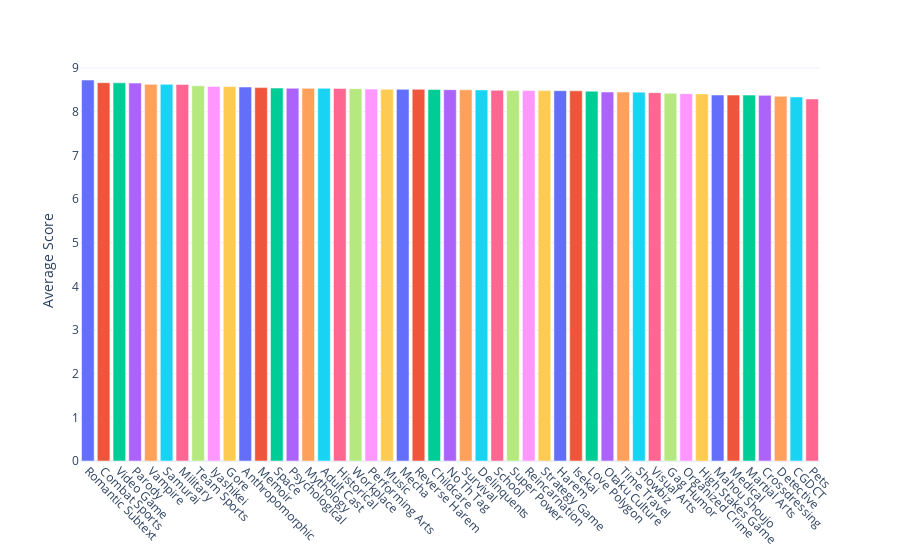

Notebook cell for this chart:
### Code cell
fig = px.bar(x = mean_themes.sort_values(ascending=False, by = "Mean of Score")["Theme"], 
             y = mean_themes.sort_values(ascending=False, by = "Mean of Score")["Mean of Score"], 
             color = mean_themes.sort_values(ascending=False, by = "Mean of Score")["Theme"], 
             template= "plotly_white")
fig.layout.update(showlegend = False, yaxis_title=" Average Score", xaxis_title=None)
fig.update_xaxes(tickangle=45)
fig.update_yaxes(tickvals = np.arange(0,10))
fig.show()

### Figure 1 — Plotly figure (JSON) as saved in the notebook; plotly's stock layout.template omitted (floating-point values rounded to 4 significant figures)
{"data": [{"alignmentgroup": "True", "hovertemplate": "color=Romantic Subtext<br>x=%{x}<br>y=%{y}<extra></extra>", "legendgroup": "Romantic Subtext", "marker": {"color": "#636efa", "pattern": {"shape": ""}}, "name": "Romantic Subtext", "offsetgroup": "Romantic Subtext", "orientation": "v", "showlegend": true, "textposition": "auto", "type": "bar", "x": ["Romantic Subtext"], "xaxis": "x", "y": [8.723], "yaxis": "y"}, {"alignmentgroup": "True", "hovertemplate": "color=Combat Sports<br>x=%{x}<br>y=%{y}<extra></extra>", "legendgroup": "Combat Sports", "marker": {"color": "#EF553B", "pattern": {"shape": ""}}, "name": "Combat Sports", "offsetgroup": "Combat Sports", "orientation": "v", "showlegend": true, "textposition": "auto", "type": "bar", "x": ["Combat Sports"], "xaxis": "x", "y": [8.663], "yaxis": "y"}, {"alignmentgroup": "True", "hovertemplate": "color=Video Game<br>x=%{x}<br>y=%{y}<extra></extra>", "legendgroup": "Video Game", "marker": {"color": "#00cc96", "pattern": {"shape": ""}}, "name": "Video Game", "offsetgroup": "Video Game", "orientation": "v", "showlegend": true, "textposition": "auto", "type": "bar", "x": ["Video Game"], "xaxis": "x", "y": [8.66], "yaxis": "y"}, {"alignmentgroup": "True", "hovertemplate": "color=Parody<br>x=%{x}<br>y=%{y}<extra></extra>", "legendgroup": "Parody", "marker": {"color": "#ab63fa", "pattern": {"shape": ""}}, "name": "Parody", "offsetgroup": "Parody", "orientation": "v", "showlegend": true, "textposition": "auto", "type": "bar", "x": ["Parody"], "xaxis": "x", "y": [8.653], "yaxis": "y"}, {"alignmentgroup": "True", "hovertemplate": "color=Vampire<br>x=%{x}<br>y=%{y}<extra></extra>", "legendgroup": "Vampire", "marker": {"color": "#FFA15A", "pattern": {"shape": ""}}, "name": "Vampire", "offsetgroup": "Vampire", "orientation": "v", "showlegend": true, "textposition": "auto", "type": "bar", "x": ["Vampire"], "xaxis": "x", "y": [8.625], "yaxis": "y"}, {"alignmentgroup": "True", "hovertemplate": "color=Samurai<br>x=%{x}<br>y=%{y}<extra></extra>", "legendgroup": "Samurai", "marker": {"color": "#19d3f3", "pattern": {"shape": ""}}, "name": "Samurai", "offsetgroup": "Samurai", "orientation": "v", "showlegend": true, "textposition": "auto", "type": "bar", "x": ["Samurai"], "xaxis": "x", "y": [8.625], "yaxis": "y"}, {"alignmentgroup": "True", "hovertemplate": "color=Military<br>x=%{x}<br>y=%{y}<extra></extra>", "legendgroup": "Military", "marker": {"color": "#FF6692", "pattern": {"shape": ""}}, "name": "Military", "offsetgroup": "Military", "orientation": "v", "showlegend": true, "textposition": "auto", "type": "bar", "x": ["Military"], "xaxis": "x", "y": [8.623], "yaxis": "y"}, {"alignmentgroup": "True", "hovertemplate": "color=Team Sports<br>x=%{x}<br>y=%{y}<extra></extra>", "legendgroup": "Team Sports", "marker": {"color": "#B6E880", "pattern": {"shape": ""}}, "name": "Team Sports", "offsetgroup": "Team Sports", "orientation": "v", "showlegend": true, "textposition": "auto", "type": "bar", "x": ["Team Sports"], "xaxis": "x", "y": [8.591], "yaxis": "y"}, {"alignmentgroup": "True", "hovertemplate": "color=Iyashikei<br>x=%{x}<br>y=%{y}<extra></extra>", "legendgroup": "Iyashikei", "marker": {"color": "#FF97FF", "pattern": {"shape": ""}}, "name": "Iyashikei", "offsetgroup": "Iyashikei", "orientation": "v", "showlegend": true, "textposition": "auto", "type": "bar", "x": ["Iyashikei"], "xaxis": "x", "y": [8.576], "yaxis": "y"}, {"alignmentgroup": "True", "hovertemplate": "color=Gore<br>x=%{x}<br>y=%{y}<extra></extra>", "legendgroup": "Gore", "marker": {"color": "#FECB52", "pattern": {"shape": ""}}, "name": "Gore", "offsetgroup": "Gore", "orientation": "v", "showlegend": true, "textposition": "auto", "type": "bar", "x": ["Gore"], "xaxis": "x", "y": [8.574], "yaxis": "y"}, {"alignmentgroup": "True", "hovertemplate": "color=Anthropomorphic<br>x=%{x}<br>y=%{y}<extra></extra>", "legendgroup": "Anthropomorphic", "marker": {"color": "#636efa", "pattern": {"shape": ""}}, "name": "Anthropomorphic", "offsetgroup": "Anthropomorphic", "orientation": "v", "showlegend": true, "textposition": "auto", "type": "bar", "x": ["Anthropomorphic"], "xaxis": "x", "y": [8.563], "yaxis": "y"}, {"alignmentgroup": "True", "hovertemplate": "color=Memoir<br>x=%{x}<br>y=%{y}<extra></extra>", "legendgroup": "Memoir", "marker": {"color": "#EF553B", "pattern": {"shape": ""}}, "name": "Memoir", "offsetgroup": "Memoir", "orientation": "v", "showlegend": true, "textposition": "auto", "type": "bar", "x": ["Memoir"], "xaxis": "x", "y": [8.55], "yaxis": "y"}, {"alignmentgroup": "True", "hovertemplate": "color=Space<br>x=%{x}<br>y=%{y}<extra></extra>", "legendgroup": "Space", "marker": {"color": "#00cc96", "pattern": {"shape": ""}}, "name": "Space", "offsetgroup": "Space", "orientation": "v", "showlegend": true, "textposition": "auto", "type": "bar", "x": ["Space"], "xaxis": "x", "y": [8.54], "yaxis": "y"}, {"alignmentgroup": "True", "hovertemplate": "color=Psychological<br>x=%{x}<br>y=%{y}<extra></extra>", "legendgroup": "Psychological", "marker": {"color": "#ab63fa", "pattern": {"shape": ""}}, "name": "Psychological", "offsetgroup": "Psychological", "orientation": "v", "showlegend": true, "textposition": "auto", "type": "bar", "x": ["Psychological"], "xaxis": "x", "y": [8.536], "yaxis": "y"}, {"alignmentgroup": "True", "hovertemplate": "color=Mythology<br>x=%{x}<br>y=%{y}<extra></extra>", "legendgroup": "Mythology", "marker": {"color": "#FFA15A", "pattern": {"shape": ""}}, "name": "Mythology", "offsetgroup": "Mythology", "orientation": "v", "showlegend": true, "textposition": "auto", "type": "bar", "x": ["Mythology"], "xaxis": "x", "y": [8.534], "yaxis": "y"}, {"alignmentgroup": "True", "hovertemplate": "color=Adult Cast<br>x=%{x}<br>y=%{y}<extra></extra>", "legendgroup": "Adult Cast", "marker": {"color": "#19d3f3", "pattern": {"shape": ""}}, "name": "Adult Cast", "offsetgroup": "Adult Cast", "orientation": "v", "showlegend": true, "textposition": "auto", "type": "bar", "x": ["Adult Cast"], "xaxis": "x", "y": [8.534], "yaxis": "y"}, {"alignmentgroup": "True", "hovertemplate": "color=Historical<br>x=%{x}<br>y=%{y}<extra></extra>", "legendgroup": "Historical", "marker": {"color": "#FF6692", "pattern": {"shape": ""}}, "name": "Historical", "offsetgroup": "Historical", "orientation": "v", "showlegend": true, "textposition": "auto", "type": "bar", "x": ["Historical"], "xaxis": "x", "y": [8.532], "yaxis": "y"}, {"alignmentgroup": "True", "hovertemplate": "color=Workplace<br>x=%{x}<br>y=%{y}<extra></extra>", "legendgroup": "Workplace", "marker": {"color": "#B6E880", "pattern": {"shape": ""}}, "name": "Workplace", "offsetgroup": "Workplace", "orientation": "v", "showlegend": true, "textposition": "auto", "type": "bar", "x": ["Workplace"], "xaxis": "x", "y": [8.526], "yaxis": "y"}, {"alignmentgroup": "True", "hovertemplate": "color=Performing Arts<br>x=%{x}<br>y=%{y}<extra></extra>", "legendgroup": "Performing Arts", "marker": {"color": "#FF97FF", "pattern": {"shape": ""}}, "name": "Performing Arts", "offsetgroup": "Performing Arts", "orientation": "v", "showlegend": true, "textposition": "auto", "type": "bar", "x": ["Performing Arts"], "xaxis": "x", "y": [8.517], "yaxis": "y"}, {"alignmentgroup": "True", "hovertemplate": "color=Music<br>x=%{x}<br>y=%{y}<extra></extra>", "legendgroup": "Music", "marker": {"color": "#FECB52", "pattern": {"shape": ""}}, "name": "Music", "offsetgroup": "Music", "orientation": "v", "showlegend": true, "textposition": "auto", "type": "bar", "x": ["Music"], "xaxis": "x", "y": [8.511], "yaxis": "y"}, {"alignmentgroup": "True", "hovertemplate": "color=Mecha<br>x=%{x}<br>y=%{y}<extra></extra>", "legendgroup": "Mecha", "marker": {"color": "#636efa", "pattern": {"shape": ""}}, "name": "Mecha", "offsetgroup": "Mecha", "orientation": "v", "showlegend": true, "textposition": "auto", "type": "bar", "x": ["Mecha"], "xaxis": "x", "y": [8.51], "yaxis": "y"}, {"alignmentgroup": "True", "hovertemplate": "color=Reverse Harem<br>x=%{x}<br>y=%{y}<extra></extra>", "legendgroup": "Reverse Harem", "marker": {"color": "#EF553B", "pattern": {"shape": ""}}, "name": "Reverse Harem", "offsetgroup": "Reverse Harem", "orientation": "v", "showlegend": true, "textposition": "auto", "type": "bar", "x": ["Reverse Harem"], "xaxis": "x", "y": [8.51], "yaxis": "y"}, {"alignmentgroup": "True", "hovertemplate": "color=Childcare<br>x=%{x}<br>y=%{y}<extra></extra>", "legendgroup": "Childcare", "marker": {"color": "#00cc96", "pattern": {"shape": ""}}, "name": "Childcare", "offsetgroup": "Childcare", "orientation": "v", "showlegend": true, "textposition": "auto", "type": "bar", "x": ["Childcare"], "xaxis": "x", "y": [8.507], "yaxis": "y"}, {"alignmentgroup": "True", "hovertemplate": "color=No Th Tag<br>x=%{x}<br>y=%{y}<extra></extra>", "legendgroup": "No Th Tag", "marker": {"color": "#ab63fa", "pattern": {"shape": ""}}, "name": "No Th Tag", "offsetgroup": "No Th Tag", "orientation": "v", "showlegend": true, "textposition": "auto", "type": "bar", "x": ["No Th Tag"], "xaxis": "x", "y": [8.504], "yaxis": "y"}, {"alignmentgroup": "True", "hovertemplate": "color=Survival<br>x=%{x}<br>y=%{y}<extra></extra>", "legendgroup": "Survival", "marker": {"color": "#FFA15A", "pattern": {"shape": ""}}, "name": "Survival", "offsetgroup": "Survival", "orientation": "v", "showlegend": true, "textposition": "auto", "type": "bar", "x": ["Survival"], "xaxis": "x", "y": [8.5], "yaxis": "y"}, {"alignmentgroup": "True", "hovertemplate": "color=Delinquents<br>x=%{x}<br>y=%{y}<extra></extra>", "legendgroup": "Delinquents", "marker": {"color": "#19d3f3", "pattern": {"shape": ""}}, "name": "Delinquents", "offsetgroup": "Delinquents", "orientation": "v", "showlegend": true, "textposition": "auto", "type": "bar", "x": ["Delinquents"], "xaxis": "x", "y": [8.498], "yaxis": "y"}, {"alignmentgroup": "True", "hovertemplate": "color=School<br>x=%{x}<br>y=%{y}<extra></extra>", "legendgroup": "School", "marker": {"color": "#FF6692", "pattern": {"shape": ""}}, "name": "School", "offsetgroup": "School", "orientation": "v", "showlegend": true, "textposition": "auto", "type": "bar", "x": ["School"], "xaxis": "x", "y": [8.491], "yaxis": "y"}, {"alignmentgroup": "True", "hovertemplate": "color=Super Power<br>x=%{x}<br>y=%{y}<extra></extra>", "legendgroup": "Super Power", "marker": {"color": "#B6E880", "pattern": {"shape": ""}}, "name": "Super Power", "offsetgroup": "Super Power", "orientation": "v", "showlegend": true, "textposition": "auto", "type": "bar", "x": ["Super Power"], "xaxis": "x", "y": [8.483], "yaxis": "y"}, {"alignmentgroup": "True", "hovertemplate": "color=Reincarnation<br>x=%{x}<br>y=%{y}<extra></extra>", "legendgroup": "Reincarnation", "marker": {"color": "#FF97FF", "pattern": {"shape": ""}}, "name": "Reincarnation", "offsetgroup": "Reincarnation", "orientation": "v", "showlegend": true, "textposition": "auto", "type": "bar", "x": ["Reincarnation"], "xaxis": "x", "y": [8.482], "yaxis": "y"}, {"alignmentgroup": "True", "hovertemplate": "color=Strategy Game<br>x=%{x}<br>y=%{y}<extra></extra>", "legendgroup": "Strategy Game", "marker": {"color": "#FECB52", "pattern": {"shape": ""}}, "name": "Strategy Game", "offsetgroup": "Strategy Game", "orientation": "v", "showlegend": true, "textposition": "auto", "type": "bar", "x": ["Strategy Game"], "xaxis": "x", "y": [8.481], "yaxis": "y"}, {"alignmentgroup": "True", "hovertemplate": "color=Harem<br>x=%{x}<br>y=%{y}<extra></extra>", "legendgroup": "Harem", "marker": {"color": "#636efa", "pattern": {"shape": ""}}, "name": "Harem", "offsetgroup": "Harem", "orientation": "v", "showlegend": true, "textposition": "auto", "type": "bar", "x": ["Harem"], "xaxis": "x", "y": [8.48], "yaxis": "y"}, {"alignmentgroup": "True", "hovertemplate": "color=Isekai<br>x=%{x}<br>y=%{y}<extra></extra>", "legendgroup": "Isekai", "marker": {"color": "#EF553B", "pattern": {"shape": ""}}, "name": "Isekai", "offsetgroup": "Isekai", "orientation": "v", "showlegend": true, "textposition": "auto", "type": "bar", "x": ["Isekai"], "xaxis": "x", "y": [8.476], "yaxis": "y"}, {"alignmentgroup": "True", "hovertemplate": "color=Love Polygon<br>x=%{x}<br>y=%{y}<extra></extra>", "legendgroup": "Love Polygon", "marker": {"color": "#00cc96", "pattern": {"shape": ""}}, "name": "Love Polygon", "offsetgroup": "Love Polygon", "orientation": "v", "showlegend": true, "textposition": "auto", "type": "bar", "x": ["Love Polygon"], "xaxis": "x", "y": [8.469], "yaxis": "y"}, {"alignmentgroup": "True", "hovertemplate": "color=Otaku Culture<br>x=%{x}<br>y=%{y}<extra></extra>", "legendgroup": "Otaku Culture", "marker": {"color": "#ab63fa", "pattern": {"shape": ""}}, "name": "Otaku Culture", "offsetgroup": "Otaku Culture", "orientation": "v", "showlegend": true, "textposition": "auto", "type": "bar", "x": ["Otaku Culture"], "xaxis": "x", "y": [8.45], "yaxis": "y"}, {"alignmentgroup": "True", "hovertemplate": "color=Time Travel<br>x=%{x}<br>y=%{y}<extra></extra>", "legendgroup": "Time Travel", "marker": {"color": "#FFA15A", "pattern": {"shape": ""}}, "name": "Time Travel", "offsetgroup": "Time Travel", "orientation": "v", "showlegend": true, "textposition": "auto", "type": "bar", "x": ["Time Travel"], "xaxis": "x", "y": [8.448], "yaxis": "y"}, {"alignmentgroup": "True", "hovertemplate": "color=Showbiz<br>x=%{x}<br>y=%{y}<extra></extra>", "legendgroup": "Showbiz", "marker": {"color": "#19d3f3", "pattern": {"shape": ""}}, "name": "Showbiz", "offsetgroup": "Showbiz", "orientation": "v", "showlegend": true, "textposition": "auto", "type": "bar", "x": ["Showbiz"], "xaxis": "x", "y": [8.447], "yaxis": "y"}, {"alignmentgroup": "True", "hovertemplate": "color=Visual Arts<br>x=%{x}<br>y=%{y}<extra></extra>", "legendgroup": "Visual Arts", "marker": {"color": "#FF6692", "pattern": {"shape": ""}}, "name": "Visual Arts", "offsetgroup": "Visual Arts", "orientation": "v", "showlegend": true, "textposition": "auto", "type": "bar", "x": ["Visual Arts"], "xaxis": "x", "y": [8.435], "yaxis": "y"}, {"alignmentgroup": "True", "hovertemplate": "color=Gag Humor<br>x=%{x}<br>y=%{y}<extra></extra>", "legendgroup": "Gag Humor", "marker": {"color": "#B6E880", "pattern": {"shape": ""}}, "name": "Gag Humor", "offsetgroup": "Gag Humor", "orientation": "v", "showlegend": true, "textposition": "auto", "type": "bar", "x": ["Gag Humor"], "xaxis": "x", "y": [8.42], "yaxis": "y"}, {"alignmentgroup": "True", "hovertemplate": "color=Organized Crime<br>x=%{x}<br>y=%{y}<extra></extra>", "legendgroup": "Organized Crime", "marker": {"color": "#FF97FF", "pattern": {"shape": ""}}, "name": "Organized Crime", "offsetgroup": "Organized Crime", "orientation": "v", "showlegend": true, "textposition": "auto", "type": "bar", "x": ["Organized Crime"], "xaxis": "x", "y": [8.41], "yaxis": "y"}, {"alignmentgroup": "True", "hovertemplate": "color=High Stakes Game<br>x=%{x}<br>y=%{y}<extra></extra>", "legendgroup": "High Stakes Game", "marker": {"color": "#FECB52", "pattern": {"shape": ""}}, "name": "High Stakes Game", "offsetgroup": "High Stakes Game", "orientation": "v", "showlegend": true, "textposition": "auto", "type": "bar", "x": ["High Stakes Game"], "xaxis": "x", "y": [8.406], "yaxis": "y"}, {"alignmentgroup": "True", "hovertemplate": "color=Mahou Shoujo<br>x=%{x}<br>y=%{y}<extra></extra>", "legendgroup": "Mahou Shoujo", "marker": {"color": "#636efa", "pattern": {"shape": ""}}, "name": "Mahou Shoujo", "offsetgroup": "Mahou Shoujo", "orientation": "v", "showlegend": true, "textposition": "auto", "type": "bar", "x": ["Mahou Shoujo"], "xaxis": "x", "y": [8.38], "yaxis": "y"}, {"alignmentgroup": "True", "hovertemplate": "color=Medical<br>x=%{x}<br>y=%{y}<extra></extra>", "legendgroup": "Medical", "marker": {"color": "#EF553B", "pattern": {"shape": ""}}, "name": "Medical", "offsetgroup": "Medical", "orientation": "v", "showlegend": true, "textposition": "auto", "type": "bar", "x": ["Medical"], "xaxis": "x", "y": [8.38], "yaxis": "y"}, {"alignmentgroup": "True", "hovertemplate": "color=Martial Arts<br>x=%{x}<br>y=%{y}<extra></extra>", "legendgroup": "Martial Arts", "marker": {"color": "#00cc96", "pattern": {"shape": ""}}, "name": "Martial Arts", "offsetgroup": "Martial Arts", "orientation": "v", "showlegend": true, "textposition": "auto", "type": "bar", "x": ["Martial Arts"], "xaxis": "x", "y": [8.379], "yaxis": "y"}, {"alignmentgroup": "True", "hovertemplate": "color=Crossdressing<br>x=%{x}<br>y=%{y}<extra></extra>", "legendgroup": "Crossdressing", "marker": {"color": "#ab63fa", "pattern": {"shape": ""}}, "name": "Crossdressing", "offsetgroup": "Crossdressing", "orientation": "v", "showlegend": true, "textposition": "auto", "type": "bar", "x": ["Crossdressing"], "xaxis": "x", "y": [8.373], "yaxis": "y"}, {"alignmentgroup": "True", "hovertemplate": "color=Detective<br>x=%{x}<br>y=%{y}<extra></extra>", "legendgroup": "Detective", "marker": {"color": "#FFA15A", "pattern": {"shape": ""}}, "name": "Detective", "offsetgroup": "Detective", "orientation": "v", "showlegend": true, "textposition": "auto", "type": "bar", "x": ["Detective"], "xaxis": "x", "y": [8.355], "yaxis": "y"}, {"alignmentgroup": "True", "hovertemplate": "color=CGDCT<br>x=%{x}<br>y=%{y}<extra></extra>", "legendgroup": "CGDCT", "marker": {"color": "#19d3f3", "pattern": {"shape": ""}}, "name": "CGDCT", "offsetgroup": "CGDCT", "orientation": "v", "showlegend": true, "textposition": "auto", "type": "bar", "x": ["CGDCT"], "xaxis": "x", "y": [8.337], "yaxis": "y"}, {"alignmentgroup": "True", "hovertemplate": "color=Pets<br>x=%{x}<br>y=%{y}<extra></extra>", "legendgroup": "Pets", "marker": {"color": "#FF6692", "pattern": {"shape": ""}}, "name": "Pets", "offsetgroup": "Pets", "orientation": "v", "showlegend": true, "textposition": "auto", "type": "bar", "x": ["Pets"], "xaxis": "x", "y": [8.29], "yaxis": "y"}], "layout": {"autosize": true, "barmode": "relative", "legend": {"title": {"text": "color"}, "tracegroupgap": 0}, "margin": {"t": 60}, "showlegend": false, "xaxis": {"anchor": "y", "autorange": true, "domain": [0, 1], "range": [-0.5, 46.5], "tickangle": 45, "title": {}, "type": "category"}, "yaxis": {"anchor": "x", "autorange": true, "domain": [0, 1], "range": [0, 9.182], "tickvals": [0, 1, 2, 3, 4, 5, 6, 7, 8, 9], "title": {"text": " Average Score"}, "type": "linear"}}}
